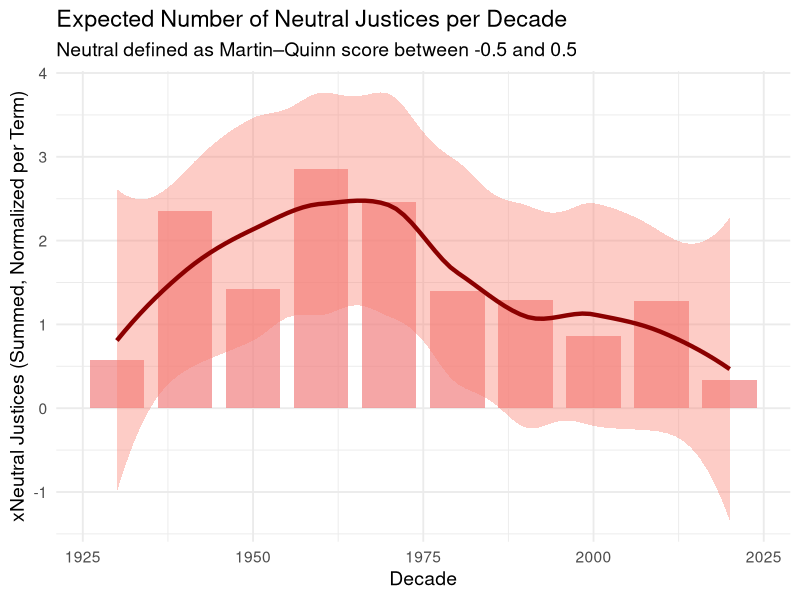

Source code (R):
library(tidyverse)
library(readr)

mq <- read_csv("justices.csv")

mq <- mq %>%
  mutate(post_sd = (post_975 - post_025) / (2 * 1.96))

mq <- mq %>%
  mutate(prob_neutral = pnorm(0.5, mean = post_mn, sd = post_sd) - 
           pnorm(-0.5, mean = post_mn, sd = post_sd))

# while there are 9 justices per term we do this to avoid missing data for a judge
justices_per_term <- mq %>%
  group_by(term) %>%
  summarise(n_justices = n_distinct(justice))

mq <- mq %>%
  left_join(justices_per_term, by = "term") %>%
  mutate(expected_neutral_normalized = prob_neutral / n_justices)

mq <- mq %>%
  mutate(decade = floor(term / 10) * 10)

summary_by_decade <- mq %>%
  group_by(decade) %>%
  summarise(expected_neutrals_per_decade = sum(expected_neutral_normalized))

ggplot(summary_by_decade, aes(x = decade, y = expected_neutrals_per_decade)) +
  geom_col(fill = "lightcoral", alpha = 0.7, width = 8) +
  geom_smooth(method = "loess", span = 0.6, se = TRUE, color = "darkred", fill = "salmon", linewidth = 1.5) +
  labs(
    title = "Expected Number of Neutral Justices per Decade",
    subtitle = "Neutral defined as Martin–Quinn score between -0.5 and 0.5",
    x = "Decade",
    y = "xNeutral Justices (Summed, Normalized per Term)"
  ) +
  theme_minimal(base_size = 14)
